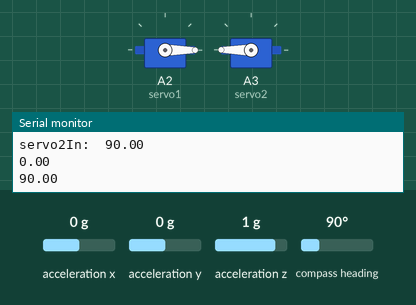
This sketch was run on a simulated Arduino Uno, built with avr-gcc and run on an emulated ATmega328P. On the bench: 2 × servo, the last lines printed to the serial monitor. The test bench sets the inputs (shaded band); at power-on: acceleration x 0 g, acceleration z 1 g, compass heading 90°, acceleration y 0 g.

Above: at 5.2 s.
5.3 s: acceleration x set to -0.1 g
At 7.57 s:
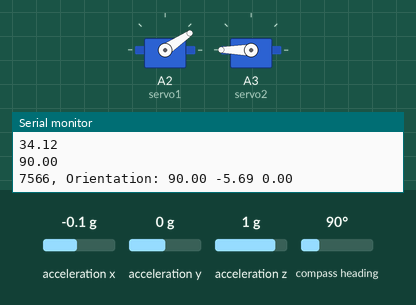
8.3 s: acceleration z set to 0 g
11.3 s: compass heading set to 269°
At 11.6 s:
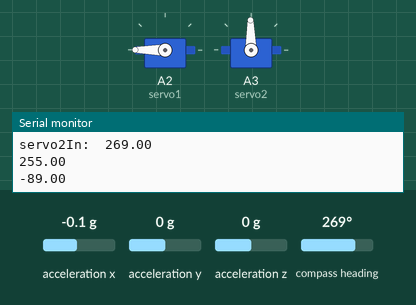
12.8 s: acceleration x set to 0.8 g
At 14.1 s:
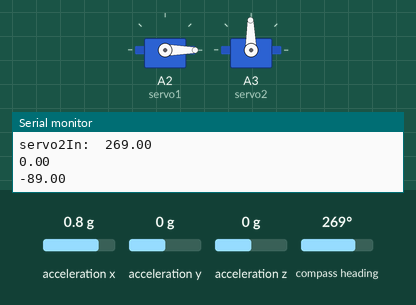
15.8 s: compass heading set to 352°
At 17.0 s:
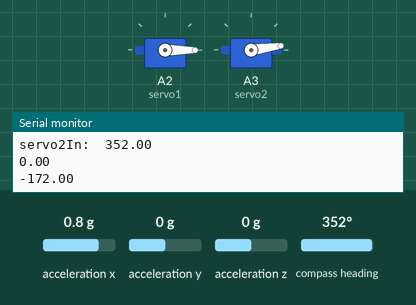
17.3 s: acceleration x set to -1.4 g
Timing chart, 0 to 20.3 s (numbered marks = the images above; inputs shaded):
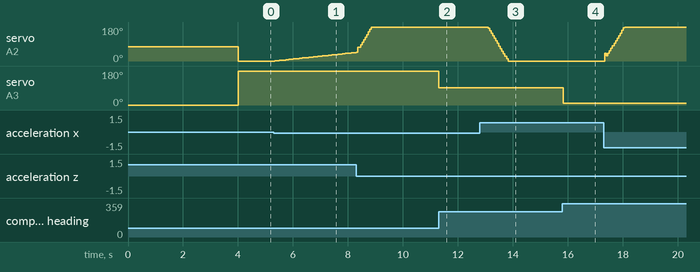

Measured:
- the behaviour switches between 0 and -0.1 g on acceleration x (found by bisection; images 0 and 1)
- after the input at 5.3 s, servo on A2 (servo1): moves from 0° to 46° over 3.0 s, starting at once
- after the input at 11.3 s, servo on A3 (servo2): 180° → 91° at once
- after the input at 12.8 s, servo on A2 (servo1): moves from 180° to 0° over 0.73 s, starting after 0.30 s
- after the input at 15.8 s, servo on A3 (servo2): 91° → 8° at once

The sketch:

Servo_Main.ino
```cpp
 #include <Servo.h>
#include <Wire.h>
#include <Adafruit_Sensor.h>
#include <Adafruit_BNO055.h>
#include <PID_v1.h>
//int servoPin = A2;
Servo servo1;
Servo servo2;
int set_servo = 0;
int testset = 0;
int t = 0;
int firstprint = 0;
int loopCount = 0;
sensors_event_t event;
double servo1In = 0;
double servo1Out = 0;
double Setpoint_1 = 0;
double servo2In = 0;
double servo2Out = 0;
double Setpoint_2 = 0;

double anglStart = 0;
double anglFix = 0;

double Kp1 = 0;
double Ki1 = 3;
double Kd1 = 0.008;

double Kp2 = 1;
double Ki2 = 0;
double Kd2 = 0;


PID servoPitch(&servo1In, &servo1Out, &Setpoint_1, Kp1, Ki1, Kd1, DIRECT);

PID servoYaw(&servo2In, &servo2Out, &Setpoint_2, Kp2, Ki2, Kd2, DIRECT);

Adafruit_BNO055 bno = Adafruit_BNO055(55, 0x28);

void setup() {
  // put your setup code here, to run once:
  pinMode(A2, OUTPUT);
  pinMode(A3, OUTPUT);

  Setpoint_1 = 0.0;
  Setpoint_2 = 180.0;
  servo1.attach(A2, 500, 2500);
  servo2.attach(A3, 500, 2500);

  Serial.begin(115200);
  Serial.println("Orientation Sensor Test"); Serial.println("");
  /* Initialise the sensor */
  if(!bno.begin()) {
    /* There was a problem detecting the BNO055 ... check your connections */
    Serial.print("Ooops, no BNO055 detected ... Check your wiring or I2C ADDR!");
    while(1);
  }
  bno.setExtCrystalUse(true);
  servoPitch.SetSampleTime(50);
  servoYaw.SetSampleTime(50);
  //servoPitch.SetOutputLimits(0, 180);
  servoYaw.SetOutputLimits(-500, 500);
  servoPitch.SetMode(AUTOMATIC);
  servoYaw.SetMode(AUTOMATIC);
  servo1.write(75);
  servo2.write(0);
  delay(1000);
  bno.getEvent(&event);
  anglStart = (double)event.orientation.x;
  delay(3000);
}

void loop() {
  /* Get a new sensor event */
  bno.getEvent(&event);

  t = millis();
  Serial.print(t);
  Serial.print(", ");
  Serial.print(F("Orientation: "));
  Serial.print((float)event.orientation.x);
  Serial.print(F(" "));
  Serial.print((float)event.orientation.y);
  Serial.print(F(" "));
  Serial.print((float)event.orientation.z);
  Serial.println(F(""));

  /*
   Also send calibration data for each sensor.
  uint8_t sys, gyro, accel, mag = 0;
  bno.getCalibration(&sys, &gyro, &accel, &mag);
  Serial.print(F("Calibration: "));
  Serial.print(sys, DEC);
  Serial.print(F(" "));
  Serial.print(gyro, DEC);
  Serial.print(F(" "));
  Serial.print(accel, DEC);
  Serial.print(F(" "));
  Serial.println(mag, DEC);
  */

  servo1In = (double)event.orientation.y;
  servo2In = (double)event.orientation.x;

  /*
  if (servo2In < anglStart) {
    servo2In = servo2In + (360-anglStart);
  }
  else if (servo2In > anglStart) {
    servo2In = 360 - (anglStart + (360-servo2In));
  }
  */

  Serial.print("anglStart:  ");
  Serial.println(anglStart);
  Serial.print("servo2In:  ");
  Serial.println(servo2In);

  servoPitch.Compute();
  servoYaw.Compute();


  Serial.println(servo1Out);
  Serial.println(servo2Out);
  servo1.write(servo1Out);
  servo2.write(180+servo2Out);

  if (firstprint == 0) {
    Serial.println("Starting....");
    firstprint = 1;
  }
  delay(50);
}
```
